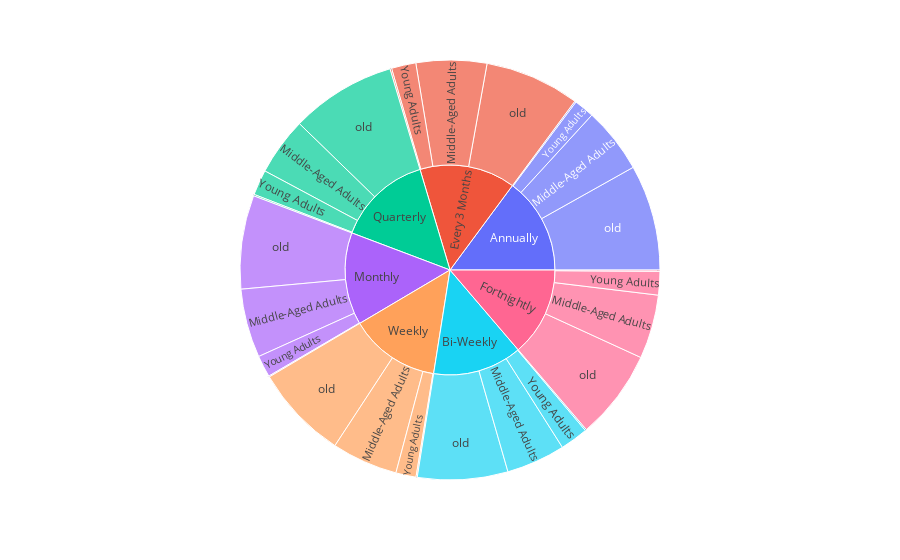

The cell this chart's notebook holds for it:
### Code cell
px.sunburst(df , path=['Frequency of Purchases','Age_category'] , values='Age')

### Figure 1 — Plotly figure (JSON) as saved in the notebook; plotly's stock layout.template omitted (floating-point values rounded to 4 significant figures)
{"data": [{"branchvalues": "total", "domain": {"x": [0, 1], "y": [0, 1]}, "hovertemplate": "labels=%{label}<br>Age=%{value}<br>parent=%{parent}<br>id=%{id}<extra></extra>", "ids": ["Annually/teen", "Bi-Weekly/teen", "Every 3 Months/teen", "Fortnightly/teen", "Monthly/teen", "Quarterly/teen", "Weekly/teen", "Annually/Young Adults", "Bi-Weekly/Young Adults", "Every 3 Months/Young Adults", "Fortnightly/Young Adults", "Monthly/Young Adults", "Quarterly/Young Adults", "Weekly/Young Adults", "Annually/Middle-Aged Adults", "Bi-Weekly/Middle-Aged Adults", "Every 3 Months/Middle-Aged Adults", "Fortnightly/Middle-Aged Adults", "Monthly/Middle-Aged Adults", "Quarterly/Middle-Aged Adults", "Weekly/Middle-Aged Adults", "Annually/old", "Bi-Weekly/old", "Every 3 Months/old", "Fortnightly/old", "Monthly/old", "Quarterly/old", "Weekly/old", "Annually", "Bi-Weekly", "Every 3 Months", "Fortnightly", "Monthly", "Quarterly", "Weekly"], "labels": ["teen", "teen", "teen", "teen", "teen", "teen", "teen", "Young Adults", "Young Adults", "Young Adults", "Young Adults", "Young Adults", "Young Adults", "Young Adults", "Middle-Aged Adults", "Middle-Aged Adults", "Middle-Aged Adults", "Middle-Aged Adults", "Middle-Aged Adults", "Middle-Aged Adults", "Middle-Aged Adults", "old", "old", "old", "old", "old", "old", "old", "Annually", "Bi-Weekly", "Every 3 Months", "Fortnightly", "Monthly", "Quarterly", "Weekly"], "name": "", "parents": ["Annually", "Bi-Weekly", "Every 3 Months", "Fortnightly", "Monthly", "Quarterly", "Weekly", "Annually", "Bi-Weekly", "Every 3 Months", "Fortnightly", "Monthly", "Quarterly", "Weekly", "Annually", "Bi-Weekly", "Every 3 Months", "Fortnightly", "Monthly", "Quarterly", "Weekly", "Annually", "Bi-Weekly", "Every 3 Months", "Fortnightly", "Monthly", "Quarterly", "Weekly", "", "", "", "", "", "", ""], "type": "sunburst", "values": [180, 180, 216, 180, 126, 198, 162, 2679, 3709, 3235, 3110, 2873, 3365, 2680, 8712, 7802, 9343, 8468, 9106, 7652, 8736, 13978, 11940, 12556, 11866, 12384, 13943, 12488, 25549, 23631, 25350, 23624, 24489, 25158, 24066]}], "layout": {"legend": {"tracegroupgap": 0}, "margin": {"t": 60}}}
